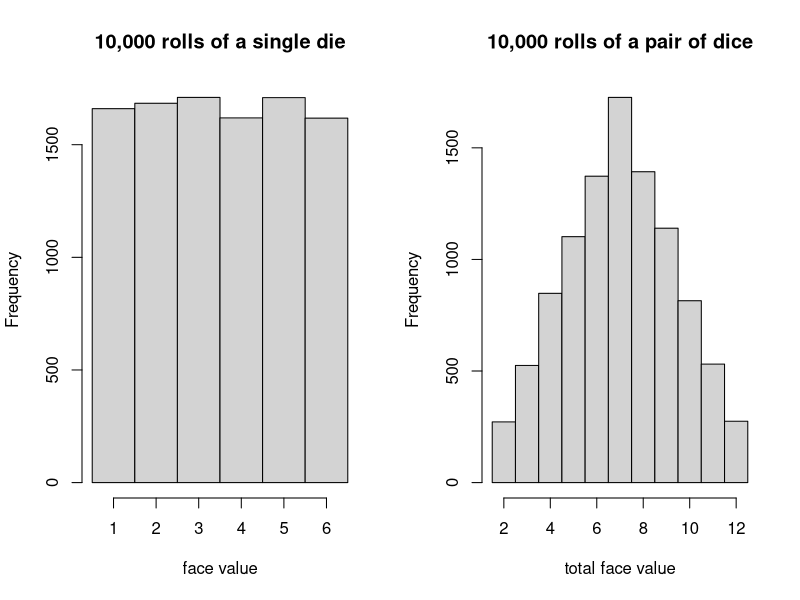
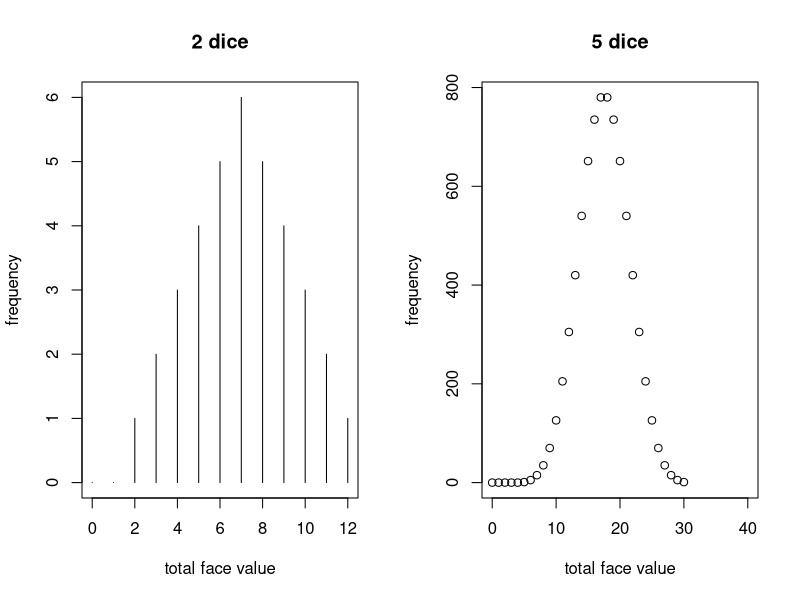
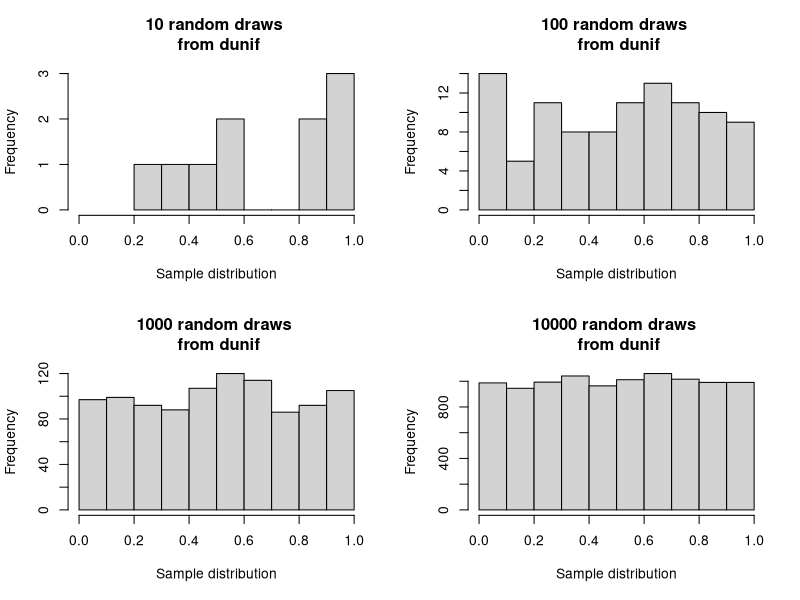
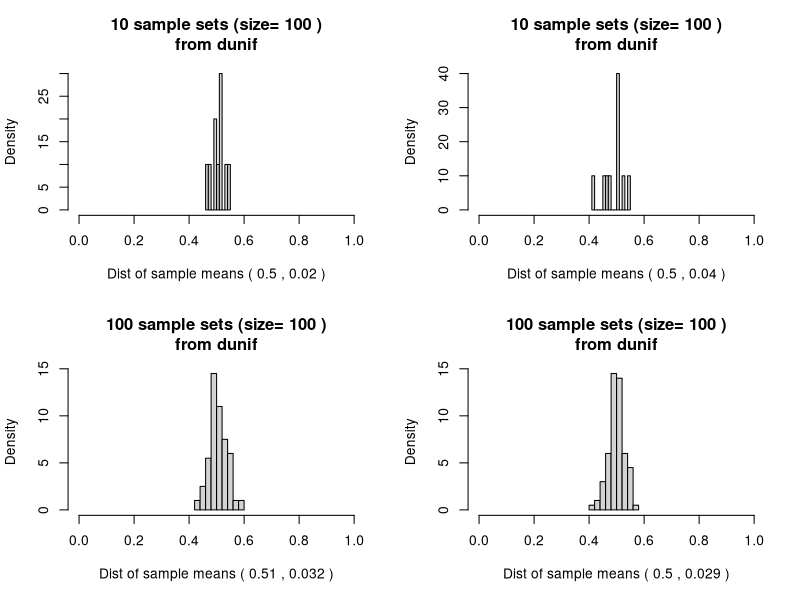
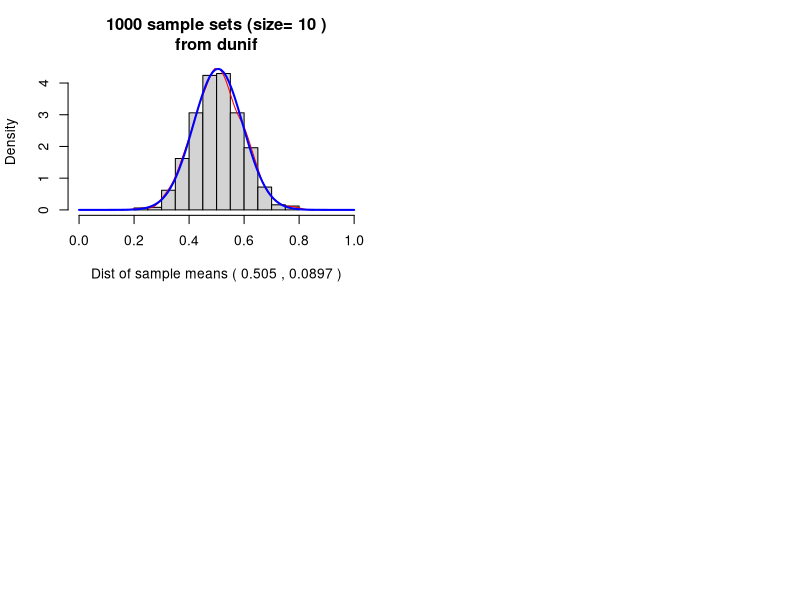
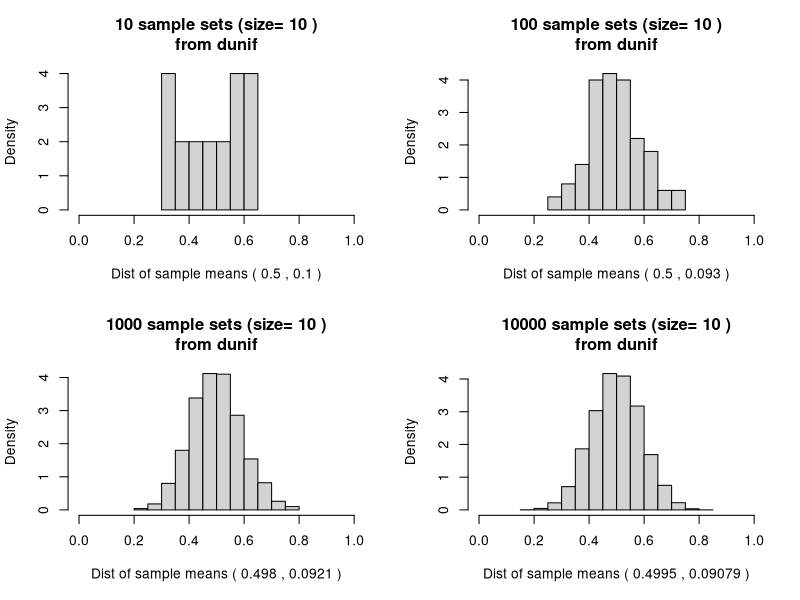
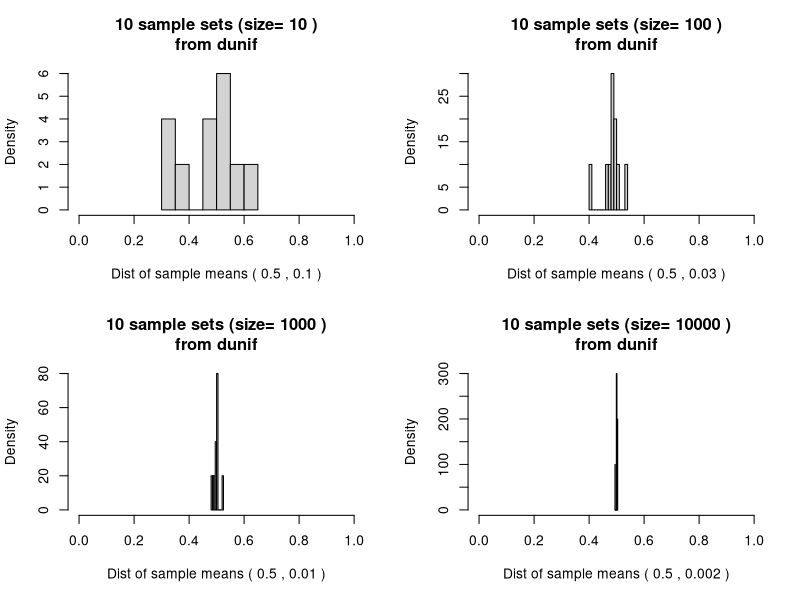
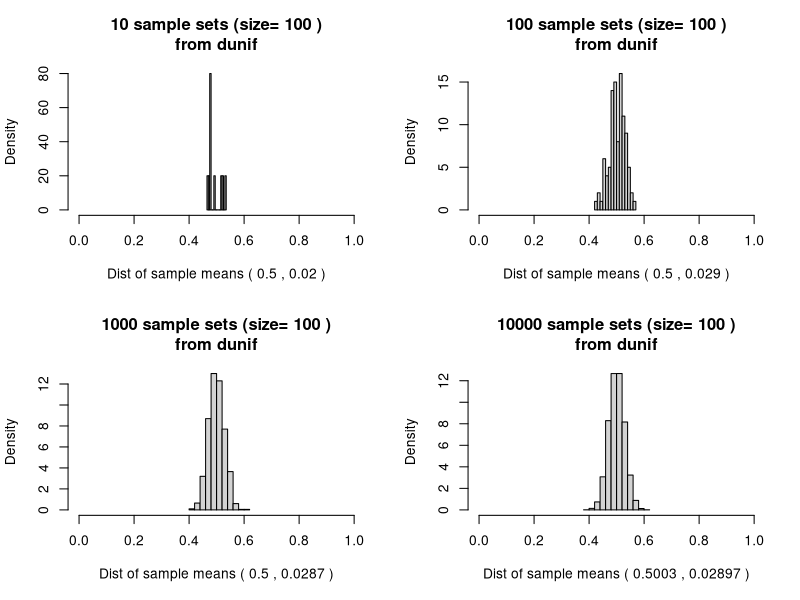

The R script that drew these images, in order:
## ---- chunk 1
knitr::opts_chunk$set(echo = TRUE)
options(tinytex.verbose = TRUE)
## ---- chunk 2
# roll a single die 10,000 times and record the face value
one_die <- sample(1:6,10000,replace=TRUE)

# roll two dice 10,000 times and record the sum of the face values
pair_of_dice <- sample(1:6,10000,replace=TRUE) + sample(1:6,10000,replace=TRUE)

# plot the distributions using histograms
par(mfrow=c(1,2))  # side by side plots

hist(one_die,
     breaks=seq(.5,6.5,1),
     xlab="face value",
     main="10,000 rolls of a single die"
)

hist(pair_of_dice,
     breaks = seq(1.5,12.5),
     xlab="total face value",
     main = "10,000 rolls of a pair of dice")           
## ---- chunk 3
## A more elegant general solution by Chris for any number of dice
ncomb.ndice <- function (value, n_dice=2) {
  outcomes <- table(rowSums(do.call(expand.grid, 
                                    rep(list(1:6), n_dice))))
  all.outcomes <- rep(0, (n_dice*6) + 1)
  all.outcomes[as.numeric(names(outcomes)) + 1] <- as.numeric(outcomes)
  return(all.outcomes[value + 1])
}

## test the result for a bunch of different outcomes
ncomb.ndice(0)
ncomb.ndice(3)
ncomb.ndice(7)
ncomb.ndice(12)
ncomb.ndice(0:12) # surprise! this works for a vector of all values!

# and we can plot these
par(mfrow=c(1,2))
plot(0:12,ncomb.ndice(0:12),type="h",main = "2 dice", 
     xlab="total face value", ylab="frequency")
plot(0:40, ncomb.ndice(0:40,n_dice=5), main = "5 dice", 
     xlab="total face value", ylab="frequency")

## ---- chunk 4
size <- 100  # the sample size

# draw a 'sample' of 100 observations from the
# the uniform distribution (range = 0,1)
sample_unif <- runif(size, min=0, max=1)
## ---- chunk 5
head(sample_unif) # just look at the first few values
## ---- chunk 6
# draw a histogram for a sample of size 'size' between zero and one
hist_unif <- function(size) {
  hist(runif(size,0,1), # an anonymous (unnamed) sampling function
     xlim = c(0,1), # the limits of the range of values to plot
     xlab = "Sample distribution",
     breaks = 10,
     main = paste(size,"random draws \n from dunif",sep=" "))
  }
## ---- chunk 7
# draw a histogram of random samples from the uniform distribution
# across different sample sizes
par(mfrow=c(2,2))
hist_unif(size=10)
hist_unif(size=100)
hist_unif(size=1000)
hist_unif(size=10000)
## ---- chunk 8
# mean of 10 draws from a continuous uniform distribution
# ranging from 0 to 1
print("Sample mean for one sample of 10 observations:\n")
mean(runif(10, min=0, max=1))
## ---- chunk 9
# find the mean of 10 draws from the population,
# and repeat this 10 times
print("Sample means for each of 10 samples of size 10:\n")
replicate( 10, mean( runif(10, min=0, max=1) ) )
## ---- chunk 10
# calculate the mean and sd of the mean estimate from drawing 10 items on 10 different occasions
print("Mean and SD of 10 sample means:\n")
for (i in 1:5) {
  a = replicate( 10, mean( runif(10, min=0, max=1) ) )
  print(paste("Mean:",round(mean(a),3),"SD:",round(sd(a),3)))
}
## ---- chunk 11
# create a function that takes three parameters:
#   n = number of times to replicate the sampling
#   size = sample size (number of draws) for each replicate
ud.mean.hist <- function(n, size, capture=FALSE) {
  hist( x <- replicate(n, mean(runif(size, min=0, max=1)) ),
        xlim=c(0,1), prob=T, breaks=10,
        # below is a trick to limit the number of significant digits
        # displayed for the mean and SD (2 for 100, 3 for 1000, etc.)
        xlab=paste("Dist of sample means (",
                   signif(mean(x),log10(n)), ",",
                                    signif(sd(x),log10(n)),")"),
        main=paste(n, "sample sets (size=", size,
                   ")\nfrom dunif", sep=" ") )
  # so we can access the individual samples later if we want to
  if (capture) { return(x) }
}
## ---- chunk 12
# plot the mean of 10 or 100 sets of 10 random samples
# do this independently 4 times and look at the results

par(mfrow=c(2,2))
ud.mean.hist(n=10,size)
ud.mean.hist(n=10,size)
ud.mean.hist(n=100,size)
ud.mean.hist(n=100,size)

## ---- chunk 13
# make a histogram and capture the original distribution
# 3rd arg can be anything that doesn't evaluate to FALSE
x <- ud.mean.hist(n=1000,size=10,capture=TRUE)

# plot density of the samples
x.density <- density(x)
lines(x.density, col="red")

# compare to normal curve with same mean and s.d.
xfit<-seq(0,1,length=100)
yfit<-dnorm(xfit,mean=mean(x),sd=sd(x))
lines(xfit, yfit, col="blue", lwd=2)
## ---- chunk 14
## try four different options for one variable, holding the other constant
## Option 1: brute force

# vary the number of samples ('n')
par(mfrow=c(2,2))
ud.mean.hist(10,10)
ud.mean.hist(100,10)
ud.mean.hist(1000,10)
ud.mean.hist(10000,10)

# vary the sample size ('size')
par(mfrow=c(2,2))
ud.mean.hist(10,10)
ud.mean.hist(10,100)
ud.mean.hist(10,1000)
ud.mean.hist(10,10000)
## ---- chunk 15
## try four different options for one variable, holding the other constant
## Option 2: using a loop

c = 100  # hold one variable constant
v = c(10,100,1000,10000)  # vary the other one

par(mfrow=c(2,2))
for (i in v) {
  ud.mean.hist(i,c)
}

par(mfrow=c(2,2))
for (i in v) {
  ud.mean.hist(c,i)
}
## ---- chunk 16

# a convenient function that returns a list of means for "n" samples of size "size" 
resample_mean_unif <- function (n, size) {
  replicate( n, mean( runif(size, min=0, max=1) ) )
}

# resample a constant number of times for different sample sizes
a <- resample_mean_unif(100,10)
b <- resample_mean_unif(100,100)
c <- resample_mean_unif(100,1000)
d <- resample_mean_unif(100,10000)

boxplot(a,b,c,d, 
        horizontal=TRUE, ylim=c(0.25,0.75), range=1, notch=T,
        names=c("10","100","1k","10k"),
        xlab = "Distribution",
        ylab = "Sample Size"
        )

## ---- chunk 17
par(mfrow=c(2,2))

qqnorm(a, col = "salmon", main = "Normal Q-Q Plot")
qqline(a, col = "blue", lwd = 2)

qqnorm(b, col = "salmon", main = "Normal Q-Q Plot")
qqline(b, col = "blue", lwd = 2)

qqnorm(c, col = "salmon", main = "Normal Q-Q Plot")
qqline(c, col = "blue", lwd = 2)

qqnorm(d, col = "salmon", main = "Normal Q-Q Plot")
qqline(d, col = "blue", lwd = 2)

## ---- chunk 18
a = resample_mean_unif(10000,3)  # really small
b = resample_mean_unif(10000,30) # bigger

par(mfrow=c(1,2))
qqnorm(a, col = "salmon", main = "Normal Q-Q Plot")
qqline(a, col = "blue", lwd = 2)

qqnorm(b, col = "salmon", main = "Normal Q-Q Plot")
qqline(b, col = "blue", lwd = 2)

## ---- chunk 19

# mean and SEM of different size samples
for ( i in c(10,100,1000,10000) ) {
  sample <- (runif(i, min=0, max=1))
  sigma <- sqrt(1/12)               # population variation sigma
  mean_sample <- mean(sample)       # sample estimate of
                                    # variation in the population
  sem_sigma <- sqrt(1/12)/sqrt(i)   # population parameter
  sem_sd   <- sd(sample)/sqrt(i)    # sample estimate
  cat("Mean for sample size N =",i,":",mean_sample,
      "\n---",
      "\nPopulation standard deviation:",sigma,
      "\nSample standard deviation:",sd(sample),
      "\n---",
      "\nSEM (using population SD, sigma):",sem_sigma,
      "\nSEM (using sample SD, s):",sem_sd,
      "\n\n\n",fill=FALSE)
}
## ---- chunk 20
data <- data.frame(
  10^(0:4),
  c("0-1","0.2-0.8","0.4-0.6","0.47-0.53","0.49-0.51"), 
  c("NA","~0.5","~0.5","0.50","0.50"), 
  c("~0.3","~0.1","~0.03","~0.01","~0.003")
)
knitr::kable(data, row.names = NA,
             col.names = c("Sample Size",
                           "Typical Spread","Mean","SEM"),
             align=c('r','c','c','r')
             )
## ---- chunk 21
pnorm(2) - pnorm(-2)       # z-score=2 is approximately 95%
pnorm(1.96) - pnorm(-1.96) # this is closer to 95%
## ---- chunk 22
# We will use z=1.96, which is technically more correct than using z=2 for 95% CI.
# Since normal is symmetric, we can add and subtract this to get the CI.
Q <- qnorm(0.975)

# mean, SEM, and CI of our samples
for ( i in c(100,1000,10000) ) {
  sample <- (runif(i, min=0, max=1))
  mean_sample <- mean(sample)
  sem <- sd(sample)/sqrt(i)
  interval <- c(mean_sample - Q*sem, mean_sample + Q*sem)
  
  cat("Sample size:",i,"\nMean:",mean_sample,
      "\nSEM:",sem,"\nCI:",interval,"\n\n",fill=FALSE)
}
